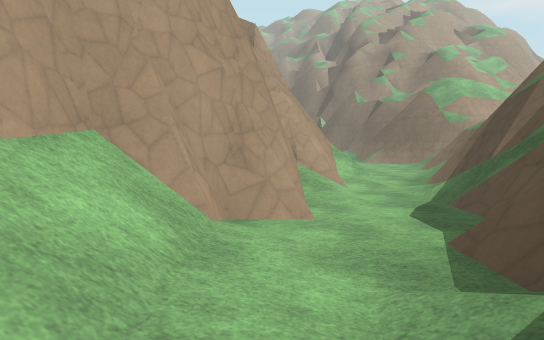
View 1 (above)

12 first-person views from a walk through a Godot game level. The camera is 1.5 m above the floor, tilts 4° down and sees 75° across. The floor is counted in squares, 2 m on a side. Each view is taken from the middle of a square. On the plan, view 1 faces up. The plan holds only what a view shows up to about 11 squares ahead; the rest is blank. The place goes on beyond the plan. Surface patterns are stand-ins for the level's own textures.

View 2
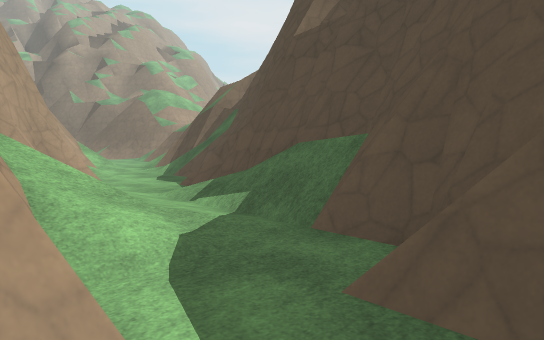

View 3
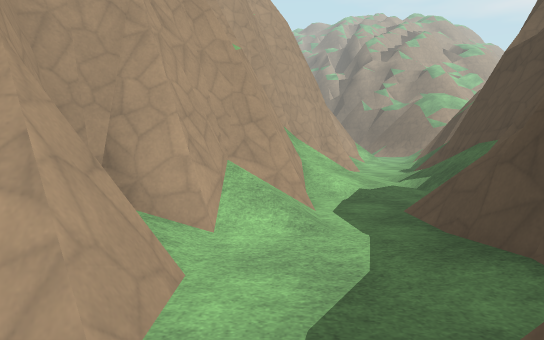

View 4
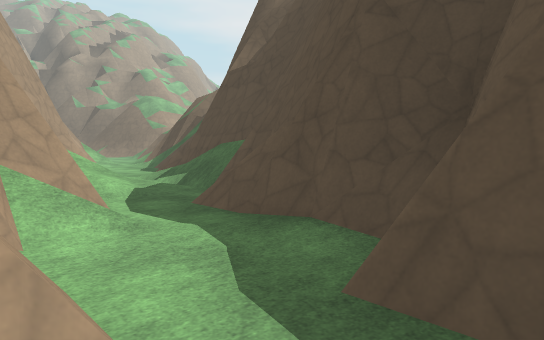

View 5
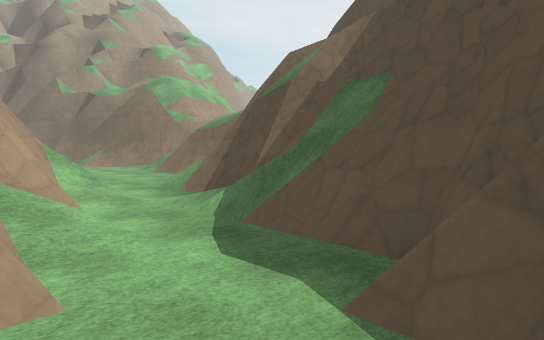

View 6
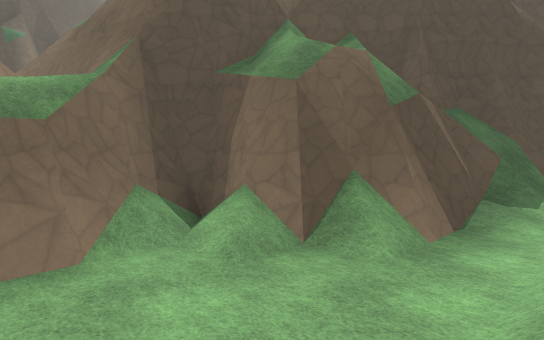

View 7
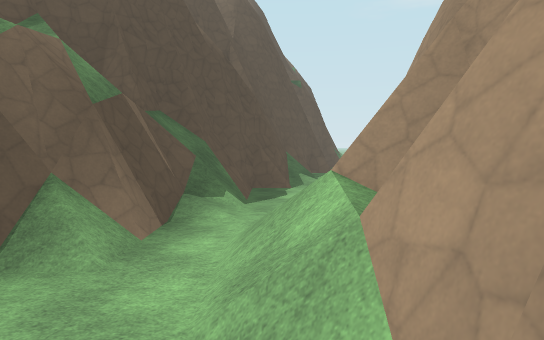

View 8
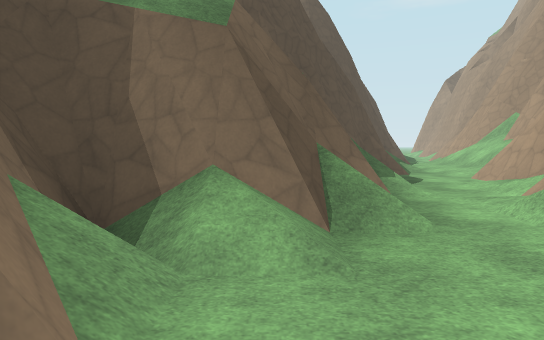

View 9
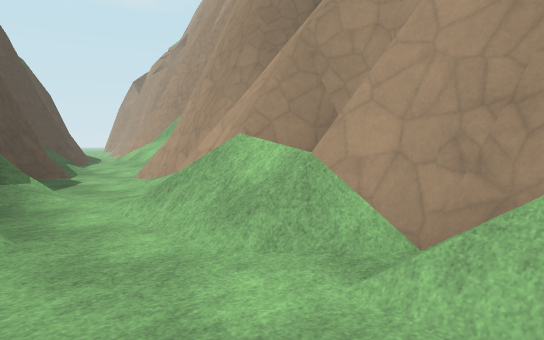

View 10
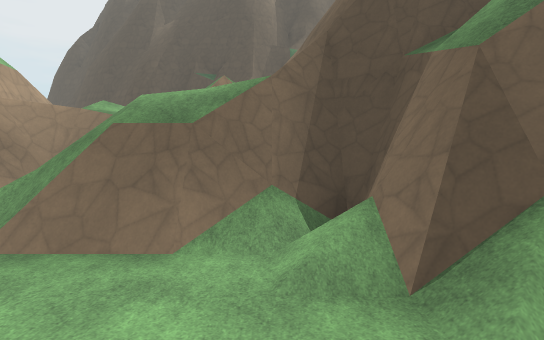

View 11
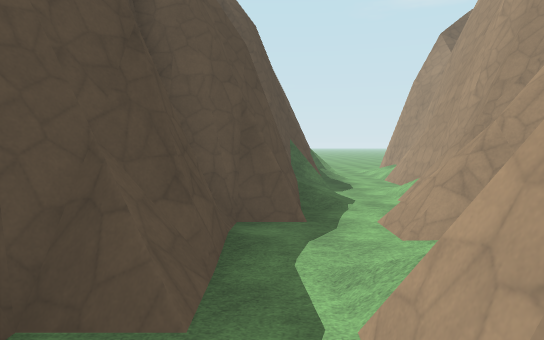

View 12
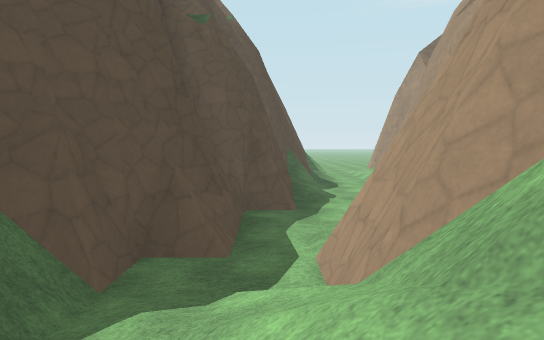

### Floor plan
Key: @ floor where view 1 was taken; # wall or solid block; x gap in a wall; . floor; / step, stairs or slope; = window, fence, low wall or low ledge.
Columns run from 5 left of view 1 to 13 right of it. Each row starts with its distance up from view 1.
 12       #/...=/
 11       #/...=/ =
 10       #/..//#/x/###
  9       #/.//######
  8      ##/./###
  7      ##./##
  6      #/./##
  5     ##../=#
  4    ###..###
  3    ##/./##
  2   ##///##
  1   #////#
  0   ##/@/#
 -1   ##/./#
 -2   ##./##
 -3   #/.##
 -4   #./#
 -5  ##./#
 -6  #./##
 -7 ##./#
 -8 #/./#
 -9 #../#
-10 #..##
-11 #./#

Where each view was taken, in squares from view 1:
view 1: 0 up, 0 right, facing up
view 2: 3 down, 2 left, facing up-right
view 3: 6 down, 2 left, facing up
view 4: 6 down, 3 left, facing up-right
view 5: 2 up, 0 right, facing up-right
view 6: 12 up, 2 right, facing down-right
view 7: 12 up, 2 right, facing down
view 8: 12 up, 5 right, facing down
view 9: 12 up, 4 right, facing down-left
view 10: 10 up, 2 right, facing right
view 11: 0 up, 1 left, facing down
view 12: 2 up, 1 left, facing down
